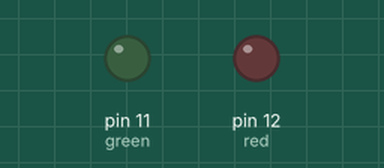
Bench run of a sketch on a simulated Arduino Uno, built with avr-gcc and run on an emulated ATmega328P. Parts: output pins drawn as LEDs (lit = HIGH).

Above: at 0.05 s.
At 3.5 s:
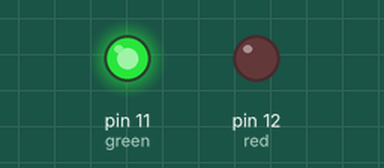
At 6.95 s:
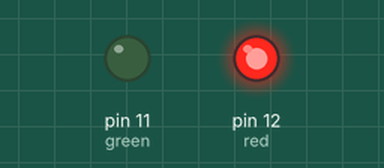
Timing chart, 0 to 11.7 s (numbered marks = the images above):
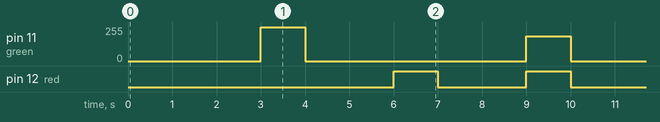

The sketch:

KY-029-red-green.ino
```cpp
/* ========================================================================== */
/*   KY-029-red-green.ino                                                               */
/*   (c) 2012 Author                                                          */
/*                                                                            */
/*   Description:               Cкетч будет постепенно изменять интенсивность */
/*                                                  красного и зеленого цвета */
/* ========================================================================== */

int red = 12;   // Контакт для красного цвета
int green = 11; // Контакт для зеленого цвета
int val;

void setup()
{
  pinMode(red, OUTPUT);
  pinMode(green, OUTPUT);
}

void loop()
{
  /*
  for(val=255; val>0; val--)
  {
    analogWrite(red, val);          // Установка красного цвета
    analogWrite(green, 255 - val);  // Установка зеленого цвета
    delay(10);
  }

  for(val=0; val<255; val++)
  {
    analogWrite(red, val);          // Установка красного цвета
    analogWrite(green, 255 - val);  // Установка зеленого цвета
    delay(10);
  }
  */

  delay(1000);
  analogWrite(red, 0);
  analogWrite(green, 0);

  delay(2000);
  analogWrite(red, 0);
  analogWrite(green, 255);

  delay(1000);
  analogWrite(red, 0);
  analogWrite(green, 0);

  delay(2000);
  analogWrite(red, 255);
  analogWrite(green, 0);

  delay(1000);
  analogWrite(red, 0);
  analogWrite(green, 0);

  // хотелось сделать желтый
  delay(2000);
  analogWrite(green, 185);
  analogWrite(red, 200);
}
```

Measured:
- by itself, pin 11 (green): repeats every 9.0 s: 0/255 5.0 s, 185/255 1.0 s, 0/255 2.0 s, 255/255 1.0 s
- by itself, pin 12 (red): repeats every 9.0 s: LOW 2.0 s, HIGH 1.0 s, LOW 5.0 s, HIGH 1.0 s
